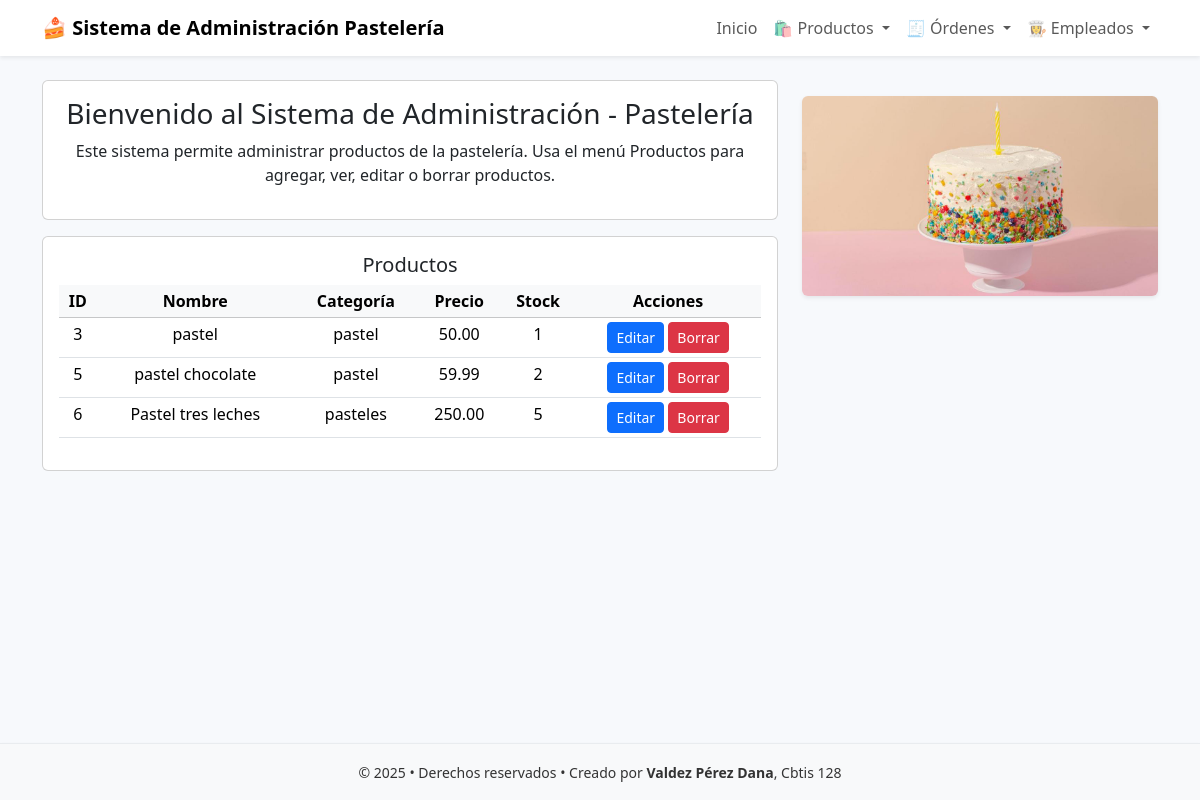
The page / on the database its author committed.
### app_pasteleria/models.py (models this page shows, shortened)
class Producto(models.Model):
    ID_producto = models.AutoField(primary_key=True)
    nombre = models.CharField(max_length=100)
    categoria = models.CharField(max_length=50)
    descripcion = models.TextField(blank=True, null=True)
    precio = models.DecimalField(max_digits=10, decimal_places=2)
    stock = models.PositiveIntegerField()
    UNIDADES = [
        ('kg', 'Kilogramo'),
        ('gr', 'Gramo'),
        ('L', 'Litro'),
        ('unidad', 'Unidad'),
    ]
    unidad_medida = models.CharField(max_length=10, choices=UNIDADES, default='unidad')

### app_pasteleria/views.py (the view)
# urls.py: path('', views.inicio_pasteleria, name='inicio_pasteleria'),
def inicio_pasteleria(request):
    productos = Producto.objects.all().order_by('ID_producto')
    return render(request, 'inicio.html', {'productos': productos})

### app_pasteleria/templates/inicio.html
{% extends 'base.html' %}
{% load static %}
{% block content %}
  <div class="row">
    <div class="col-lg-8">
      <div class="card mb-3" style="background:var(--card);">
        <div class="card-body">
          <h3>Bienvenido al Sistema de Administración - Pastelería</h3>
          <p>Este sistema permite administrar productos de la pastelería. Usa el menú Productos para agregar, ver, editar o borrar productos.</p>
        </div>
      </div>
      <div class="card">
        <div class="card-body">
          <h5>Productos</h5>
          <table class="table table-sm">
            <thead class="table-light">
              <tr>
                <th>ID</th>
                <th>Nombre</th>
                <th>Categoría</th>
                <th>Precio</th>
                <th>Stock</th>
                <th>Acciones</th>
              </tr>
            </thead>
            <tbody>
              {% for p in productos %}
              <tr>
                <td>{{ p.ID_producto }}</td>
                <td>{{ p.nombre }}</td>
                <td>{{ p.categoria }}</td>
                <td>{{ p.precio }}</td>
                <td>{{ p.stock }}</td>
                <td>
                  <a class="btn btn-sm btn-primary" href="{% url 'actualizar_pasteleria' p.pk %}">Editar</a>
                  <a class="btn btn-sm btn-danger" href="{% url 'borrar_pasteleria' p.pk %}">Borrar</a>
                </td>
              </tr>
              {% empty %}
              <tr><td colspan="6">No hay productos aún.</td></tr>
              {% endfor %}
            </tbody>
          </table>
        </div>
      </div>
    </div>
    <div class="col-lg-4 text-center">
      <img src="{% static 'img/no-es-una-fiesta-si-no-hay-pastel-41eaa3f5.jpeg' %}"
           alt="Pastelería"
           class="img-fluid rounded shadow-sm mt-3">
    </div>
  </div>
{% endblock %}

### app_pasteleria/templates/base.html (shortened to what this page needs)
{% load static %}
<!doctype html>
<html lang="es">
<head>
  <link href="https://cdn.jsdelivr.net/npm/bootstrap@5.3.2/dist/css/bootstrap.min.css" rel="stylesheet">
</head>
<body>
  {% include 'navbar.html' %}
  <div class="container main-container mt-4 text-center">
    {% block content %}{% endblock %}
  </div>
  {% include 'footer.html' %}
</body>
</html>

### app_pasteleria/templates/navbar.html (shortened to what this page needs)
<nav class="navbar navbar-expand-lg navbar-light bg-white shadow-sm">
  <div class="container">
    <a class="navbar-brand" href="{% url 'inicio_pasteleria' %}">🍰 Sistema de Administración Pastelería</a>
    <div class="collapse navbar-collapse" id="navMenu">
      <ul class="navbar-nav ms-auto">
        <li class="nav-item">
          <a class="nav-link" href="{% url 'inicio_pasteleria' %}">Inicio</a>
        </li>
        <li class="nav-item dropdown">
          <a class="nav-link dropdown-toggle" href="#" role="button" data-bs-toggle="dropdown">
            🛍️ Productos
          </a>
        </li>
        <li class="nav-item dropdown">
          <a class="nav-link dropdown-toggle" href="#" role="button" data-bs-toggle="dropdown">
            🧾 Órdenes
          </a>
        </li>
        <li class="nav-item dropdown">
          <a class="nav-link dropdown-toggle" href="#" role="button" data-bs-toggle="dropdown">
            👩‍🍳 Empleados
          </a>
        </li>
      </ul>
    </div>
  </div>
</nav>

### app_pasteleria/templates/footer.html
<footer class="text-center bg-light py-3 fixed-bottom shadow-sm">
  <div class="container">
    <small>© {% now "Y" %} • Derechos reservados • Creado por <strong>Valdez Pérez Dana</strong>, Cbtis 128</small>
  </div>
</footer>

### app_pasteleria/templates/base.html (style rules this page uses)
:root { --bg-soft:#f7f9fc; --card:#ffffff; --accent:#f6d6e0; --muted:#6c757d; }
body { background: var(--bg-soft); color:#333; }
.navbar-brand { font-weight:700; }
footer { position: fixed; bottom:0; left:0; width:100%; background:#fff; border-top:1px solid #e9ecef; padding:8px 0; }
.main-container { padding-bottom:70px; }

### rows shown on the page
Producto: ID_producto "3", nombre "pastel", categoria "pastel", precio "50.00", stock "1"
Producto: ID_producto "5", nombre "pastel chocolate", categoria "pastel", precio "59.99", stock "2"
Producto: ID_producto "6", nombre "Pastel tres leches", categoria "pasteles", precio "250.00", stock "5"
